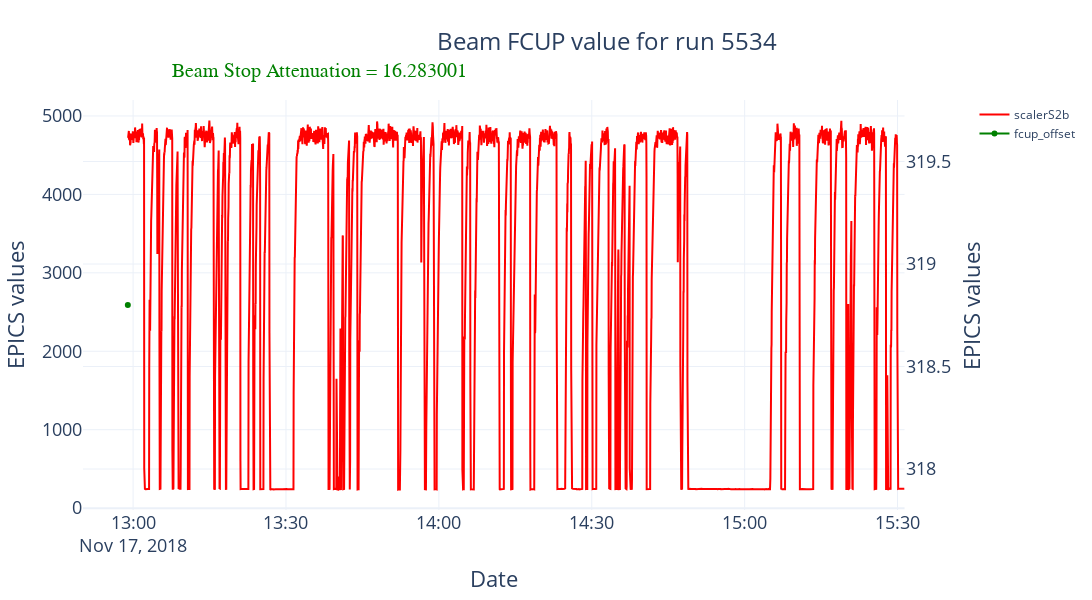

The code cell stored with this chart in its notebook:
### Code cell
fig = make_subplots(specs=[[{"secondary_y": True}]])
fig.update_layout(height=600, width=1200, 
                  title=go.layout.Title(text=f"Beam FCUP value for run {data.All_Runs.iloc[i_run].name}", xanchor="left", x=0.4),
                  titlefont=dict(size=24),)
fig.add_trace(go.Scatter(x=scalerS2b["time"], y=scalerS2b["value"], name="scalerS2b", line=dict(color="red")))
fig.add_trace(go.Scatter(x=fcup_offset.index, y=fcup_offset["value"], name="fcup_offset", line=dict(color="green"), line_shape='hv'), 
              secondary_y=True)
#fig.add_trace(go.Scatter(x=[scalerS2b.iloc[0].time, scalerS2b.iloc[-1].time], 
#                         y=[beam_stop_atten.value.mean(),beam_stop_atten.value.mean()], name="IPM2C24A", line=dict(color="limegreen")),
#                         secondary_y=True)
fig.update_xaxes(title_text="Date", titlefont=dict(size=22), tickfont=dict(size=18))
fig.update_yaxes(title_text="EPICS values", titlefont=dict(size=22), tickfont=dict(size=18))
#fig.update_yaxes(title_text="Livetime", titlefont=dict(size=22),range=[0., 110.], tickfont=dict(size=18), secondary_y=True)
fig.add_annotation(x=0.1, y=1.1, xref='paper', yref='paper', text=f"Beam Stop Attenuation = {float(beam_stop_atten.value)}", showarrow=False,
                  font=dict(family="Times New Roman", size=20, color="green"))
fig.show()

### Figure 1 — Plotly figure (JSON) as saved in the notebook; plotly's stock layout.template omitted (floating-point values rounded to 4 significant figures; data arrays with more than 128 entries replaced by an {"elided": "..."} marker saying what was removed)
{"data": [{"line": {"color": "red"}, "name": "scalerS2b", "type": "scatter", "x": {"elided": "4230 str values"}, "y": {"elided": "4230 float values"}}, {"line": {"color": "green", "shape": "hv"}, "name": "fcup_offset", "type": "scatter", "x": ["2018-11-17T12:58:57.959000"], "xaxis": "x", "y": [318.8], "yaxis": "y2"}], "layout": {"annotations": [{"font": {"color": "green", "family": "Times New Roman", "size": 20}, "showarrow": false, "text": "Beam Stop Attenuation = 16.283001", "x": 0.1, "xref": "paper", "y": 1.1, "yref": "paper"}], "height": 600, "title": {"font": {"size": 24}, "text": "Beam FCUP value for run 5534", "x": 0.4, "xanchor": "left"}, "width": 1200, "xaxis": {"anchor": "y", "autorange": true, "domain": [0, 0.94], "range": ["2018-11-17 12:50:14.6855", "2018-11-17 15:31:22.466"], "showspikes": false, "tickfont": {"size": 18}, "title": {"font": {"size": 22}, "text": "Date"}, "type": "date"}, "yaxis": {"anchor": "x", "autorange": true, "domain": [0, 1], "range": [-23.86, 5203.0], "showspikes": false, "tickfont": {"size": 18}, "title": {"font": {"size": 22}, "text": "EPICS values"}, "type": "linear"}, "yaxis2": {"anchor": "x", "autorange": true, "overlaying": "y", "range": [317.8, 319.8], "showspikes": false, "side": "right", "tickfont": {"size": 18}, "title": {"font": {"size": 22}, "text": "EPICS values"}, "type": "linear"}}}
